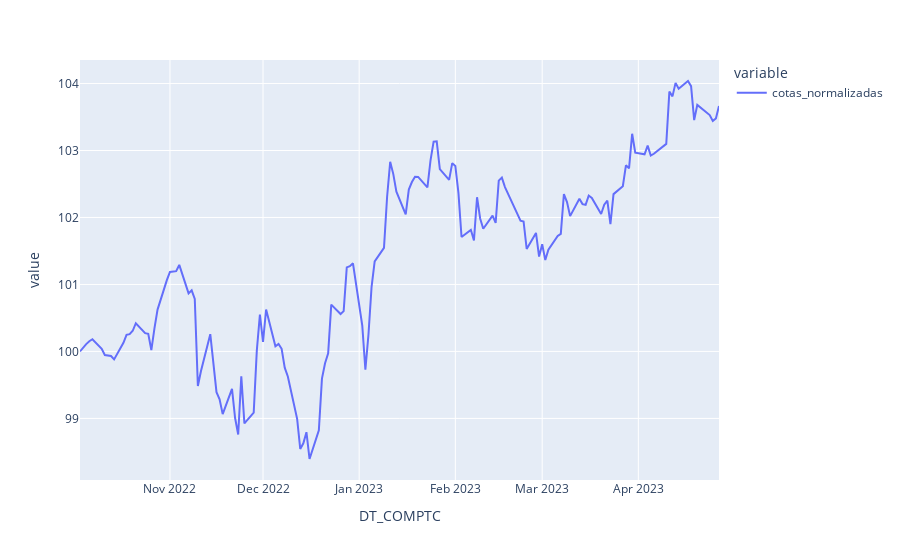

Notebook code for this chart:
### Code cell
#Axiom Infinity
cpnj_axiom_infinity = '46.649.069/0001-41'
den_social_axiom_infinity = 'AXIOM INFINITY FUNDO DE INVESTIMENTO MULTIMERCADO CRÉDITO PRIVADO'

infinity_fund = consulta_fundo(informes, cpnj_axiom_infinity)
infinity_fund['cotas_normalizadas'].plot()

### Figure 1 — Plotly figure (JSON) as saved in the notebook; plotly's stock layout.template omitted (floating-point values rounded to 4 significant figures; data arrays with more than 128 entries replaced by an {"elided": "..."} marker saying what was removed)
{"data": [{"hovertemplate": "variable=cotas_normalizadas<br>DT_COMPTC=%{x}<br>value=%{y}<extra></extra>", "legendgroup": "cotas_normalizadas", "line": {"color": "#636efa", "dash": "solid"}, "marker": {"symbol": "circle"}, "mode": "lines", "name": "cotas_normalizadas", "orientation": "v", "showlegend": true, "type": "scatter", "x": {"elided": "142 str values"}, "xaxis": "x", "y": {"elided": "142 float values"}, "yaxis": "y"}], "layout": {"legend": {"title": {"text": "variable"}, "tracegroupgap": 0}, "margin": {"t": 60}, "xaxis": {"anchor": "y", "domain": [0, 1], "title": {"text": "DT_COMPTC"}}, "yaxis": {"anchor": "x", "domain": [0, 1], "title": {"text": "value"}}}}
